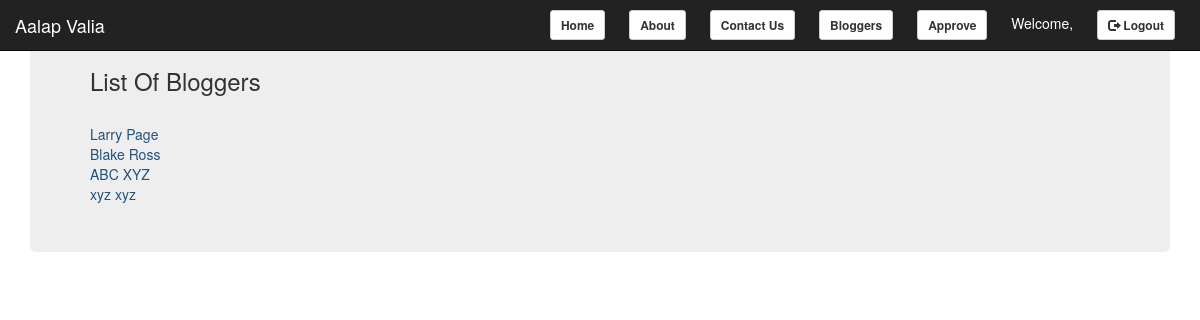
/api/admin.php, run on the app's committed database.
### tables this page shows
CREATE TABLE IF NOT EXISTS `blogger_info` (
`blogger_id` int(11) NOT NULL,
  `blogger_first` text NOT NULL,
  `blogger_last` text NOT NULL,
  `blogger_DOB` date NOT NULL,
  `blogger_gender` text NOT NULL,
  `blogger_mobile` bigint(10) NOT NULL,
  `blogger_username` varchar(32) NOT NULL,
  `blogger_password` varchar(32) NOT NULL,
  `blogger_creation_date` timestamp NOT NULL DEFAULT CURRENT_TIMESTAMP,
  `blogger_is_active` tinyint(1) NOT NULL DEFAULT '1',
  `blogger_updated_date` timestamp NOT NULL DEFAULT CURRENT_TIMESTAMP,
  `blogger_end_date` timestamp NOT NULL DEFAULT '0000-00-00 00:00:00',
  `Approval` tinyint(1) NOT NULL DEFAULT '0'
);

### api/admin.php (the view, shortened to what this page needs)
<?php
$servername = "localhost";
$username = "root";
$password = "";
$dbname="blog";
$conn = mysqli_connect($servername, $username, $password,$dbname);
echo '<link rel="stylesheet" type="text/css" href="../css/bootstrap.css">';
$sql = "SELECT blogger_id,blogger_first,blogger_last FROM `blogger_info` WHERE blogger_username<>'admin@aalap.com' AND Approval=1";
$result = mysqli_query($conn, $sql);
?>
<html>
<link rel="stylesheet" type="text/css" href="css\bootstrap.css">
<body>
 <nav class="navbar navbar-inverse navbar-fixed-top">
   <div class="container-fluid">
     <div class="navbar-header">
       <a class="navbar-brand" href="..\Admin_Home.php">Aalap Valia</a>
     </div>
     <div>
       <ul class="list-inline">
 	       <li><a class="btn btn-default btn-sm" href="..\Admin_Home.php" role="button">Home</a></li>
 		     <li><a class="btn btn-default btn-sm" href="#" role="button">About</a></li>
		     <li><a class="btn btn-default btn-sm" href="#" role="button">Contact Us</a></li>
         <li><a class="btn btn-default btn-sm" href="admin.php" role="button">Bloggers</a></li>
         <li><a class="btn btn-default btn-sm" href="approval.php" role="button">Approve</a></li>
         <li><font color="white">Welcome, <?php echo $_SESSION["User"];?></font> </li>
         <li><a class="btn btn-default btn-sm" href="logout.php" role="button"><span class="glyphicon glyphicon-log-out"></span> Logout</a></li>
       </ul>
     </div>
   </div>
 </nav>
<div class="container">
  <div class="jumbotron">
<h3>List Of Bloggers</h3>
  <?php
if (mysqli_num_rows($result) > 0)
{
    while($row = mysqli_fetch_assoc($result))
    {
        echo '<a href="user_info.php?id='.$row["blogger_id"].'">'.$row["blogger_first"]." ".$row["blogger_last"].'</a><br>';
    }
}
else
{
    echo "0 results";
}
?>
  </div>
</div>
</body>
</html>

### data on the page
blogger_info: blogger_first "Larry", blogger_last "Page"
blogger_info: blogger_first "Blake", blogger_last "Ross"
blogger_info: blogger_first "ABC", blogger_last "XYZ"
blogger_info: blogger_first "xyz", blogger_last "xyz"
